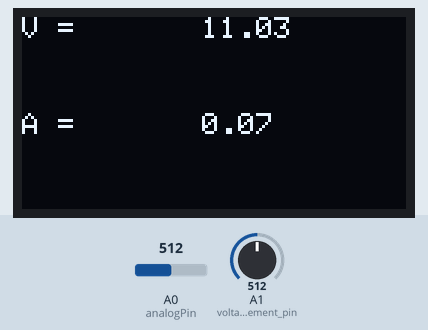
Bench run of a sketch on a simulated Arduino Uno, built with avr-gcc and run on an emulated ATmega328P. Shown: 128×64 one-colour display. The inputs (shaded band) are chosen by the test bench; at power-on: A0 (analogPin) = 512, A1 (voltage_divider_measurement_pin) = 512.

Above: at 1.2 s.
1.3 s: A0 (analogPin) set to 716
At 4.0 s:
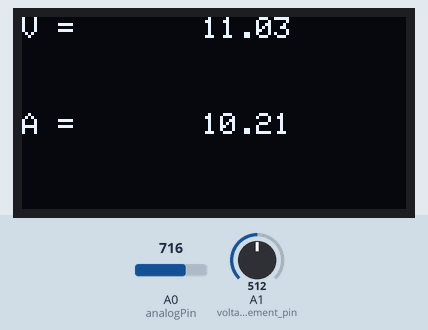
5.0 s: A1 (voltage_divider_measurement_pin) set to 716
At 8.3 s:
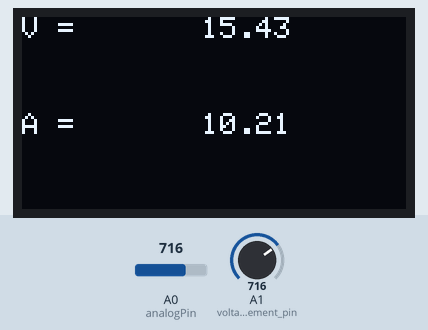
8.6 s: A0 (analogPin) set to 900
At 11.9 s:
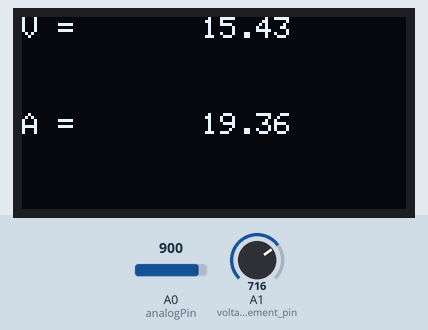
12.2 s: A1 (voltage_divider_measurement_pin) set to 900
At 15.4 s:
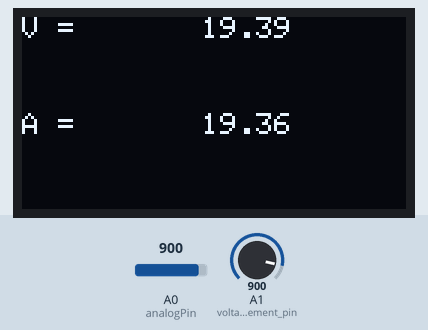
15.9 s: A0 (analogPin) set to 1023
At 18.8 s:
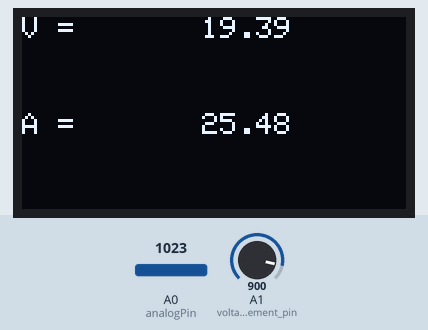
19.5 s: A1 (voltage_divider_measurement_pin) set to 1023
At 22.1 s:
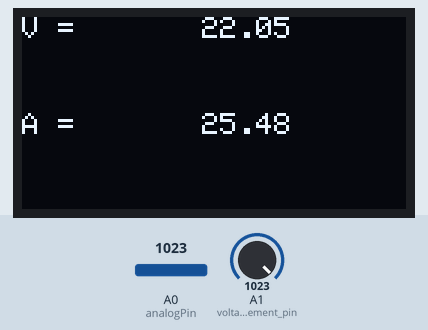
Timing chart, 0 to 23.6 s (numbered marks = the images above; inputs shaded):
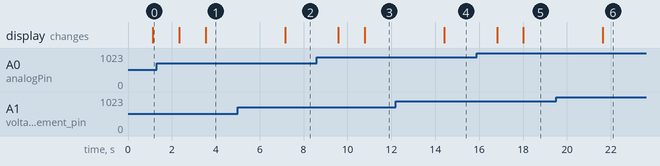

The sketch:

VoltAmp_meter.ino
```cpp
#include <SPI.h>
#include <Wire.h>
#include <Adafruit_GFX.h>
#include <Adafruit_SH110X.h>

#define i2c_Address 0x3c // initialize with the I2C addres 0x3C
//#define i2c_Address 0x3d //initialize with the I2C addres 0x3D

#define SCREEN_WIDTH 128 // OLED display width, in pixels
#define SCREEN_HEIGHT 64 // OLED display height, in pixels
Adafruit_SH1106G display = Adafruit_SH1106G(SCREEN_WIDTH, SCREEN_HEIGHT, &Wire, -1);

int voltage_divider_measurement_pin = A1;
float arduino_voltage = 5.105; // volatege beetwen 5V and GND on the Arduino board

int analogPin = A0; // Current sensor output

void setup()
{
    pinMode(voltage_divider_measurement_pin, INPUT);
    display.begin(i2c_Address, true); // Address 0x3C default
    display.clearDisplay();           // Clear the OLED buffer
}

void loop()
{
    display.clearDisplay();
    display.setTextColor(SH110X_WHITE);
    display.setTextSize(1);

    display.setCursor(0, 0);
    display.println("V =");

    display.setCursor(60, 0);
    display.println(get_voltage());

    display.setCursor(0, 32);
    display.println("A =");

    display.setCursor(60, 32);
    display.println(get_current());

    display.display();
    delay(100);
}

float get_voltage()
{
    int get_volatege_value = 0;
    float vout = 0.0;
    float measured_voltage = 0.0;
    float R1 = 30900.0; // measured resistance of R1
    float R2 = 9300.0;  // measured resistance of R2

    get_volatege_value = analogRead(voltage_divider_measurement_pin);
    vout = (get_volatege_value * arduino_voltage) / 1024.0;
    measured_voltage = vout / (R2 / (R1 + R2));
    return measured_voltage;
}

float get_current()
{
    const int averageValue = 510;
    long int sensorValue = 0; // variable to store the sensor value read

    float voltage = 0;
    float measured_current = 0;

    for (int i = 0; i < averageValue; i++)
    {
        sensorValue += analogRead(analogPin);

        // wait 2 milliseconds before the next loop
        delay(2);
    }

    sensorValue = sensorValue / averageValue;
    voltage = sensorValue * 5.093 / 1024.0;
    measured_current = (voltage - 2.54) / 0.100;
    return measured_current;
}
```

Measured:
- after the input at 1.3 s, the display: first changes after 1.0 s (image 1 shows a later state)
- after the input at 5.0 s, the display: changes after 2.2 s (image 2)
- after the input at 8.6 s, the display: first changes after 0.98 s (image 3 shows a later state)
- after the input at 12.2 s, the display: changes after 2.2 s (image 4)
- after the input at 15.9 s, the display: first changes after 0.91 s (image 5 shows a later state)
- after the input at 19.5 s, the display: changes after 2.1 s (image 6)
